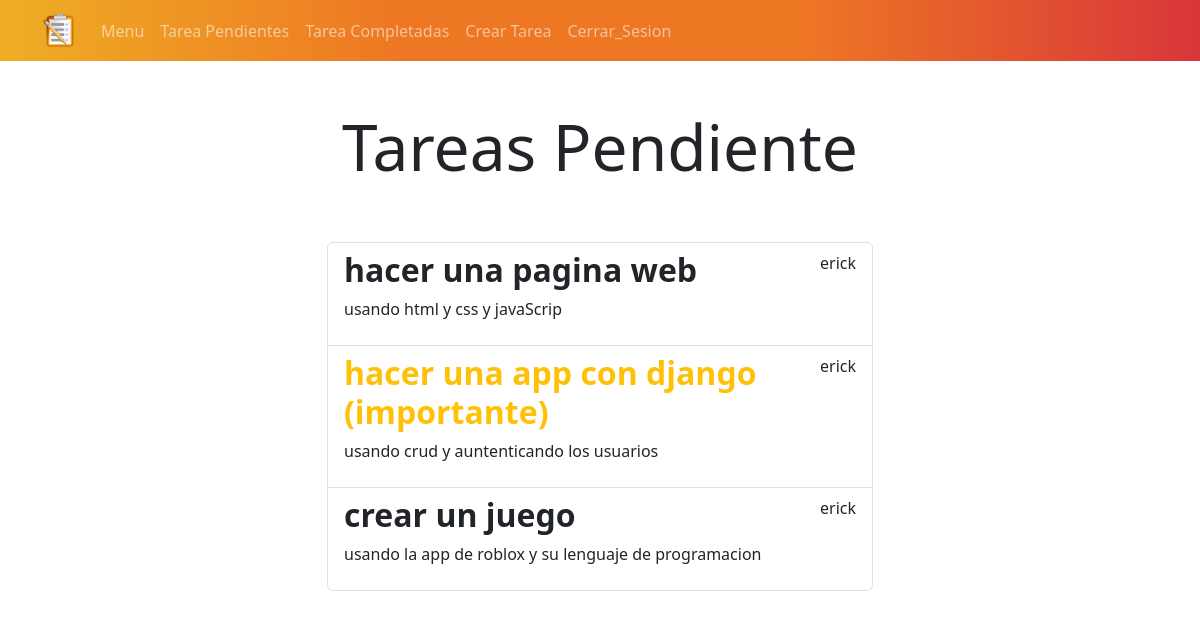
Page /tarea/ (signed in) on the committed database.
### tasks/models.py (models this page shows, shortened)
class tarea(models.Model):
    title = models.CharField(max_length=100)
    description = models.TextField(blank=True)
    created = models.DateTimeField(auto_now_add=True)
    datecompleted = models.DateTimeField(null=True, blank=True)
    important = models.BooleanField(default=False)
    user = models.ForeignKey(User, on_delete=models.CASCADE)

### tasks/views.py (the view)
# urls.py: path("tarea/",views.tarea_list, name="tarea"),
@login_required
def tarea_list(request):
    tareas = tarea.objects.filter(user=request.user, datecompleted__isnull=True)
    return render(request,"tarea.html", {"tareas":tareas})

### tasks/templates/tarea.html (shortened to what this page needs)
{% extends "base.html" %}
{% block content %}
<main class="container">
    <div class="row">
        <div class="col-md-6 offset-md-3">
            <h1 class="text-center display-3 py-5">Tareas Pendiente</h1>
            <ul class="list-group">
                {% for tarea in tareas %}
                <a class="list-group-item" href="{% url 'detalles_tarea' tarea.id %}">
                  <header class="d-flex justify-content-between">
                    {% if tarea.important %}
                    <h2 class="fw-bold text-warning">{{tarea.title}}  (importante)</h2>
                    {% else %}
                    <h2 class="fw-bold">{{tarea.title}}</h2>
                    {% endif %}
                    <p>{{tarea.user.username}}</p>
                  </header>
                    <p>{{tarea.description}}</p>
                </a>
                {% endfor %}
            </ul>
        </div>
    </div>
</main>
{% endblock %}

### rows in the picture
tarea: title "hacer una pagina web", user.username "erick", description "usando html y css y javaScrip"
tarea: title "hacer una app con django", user.username "erick", description "usando crud y auntenticando los usuarios"
tarea: title "crear un juego", user.username "erick", description "usando la app de roblox y su lenguaje de programacion"
